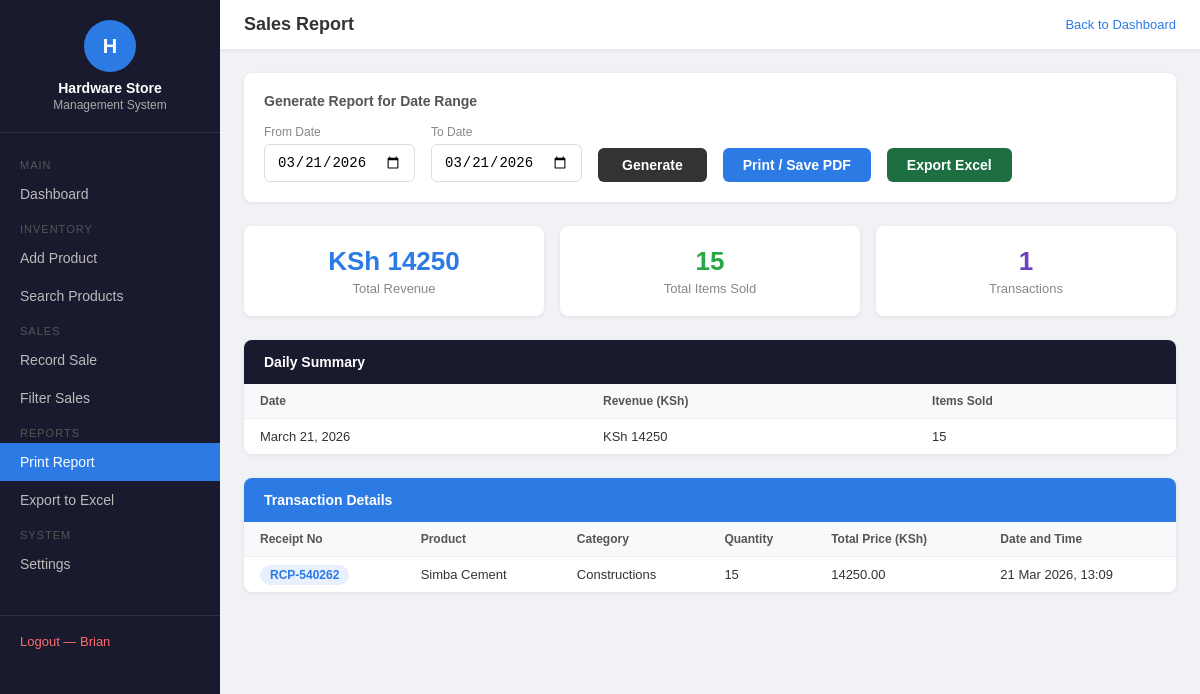
The page /report/print/ (signed in) on the database its author committed.
### sales/models.py (models this page shows, shortened)
class Sale(models.Model):
    receipt = models.ForeignKey(Receipt, on_delete=models.CASCADE, null=True, blank=True, related_name='items')
    receipt_number = models.CharField(max_length=20, blank=True)
    product = models.ForeignKey(Product, on_delete=models.CASCADE)
    quantity_sold = models.IntegerField()
    date = models.DateTimeField(auto_now_add=True)
    total_price = models.DecimalField(max_digits=10, decimal_places=2, blank=True, null=True)

### inventory/models.py (models this page shows, shortened)
class Product(models.Model):
    name = models.CharField(max_length=200)
    category = models.ForeignKey(Category, on_delete=models.SET_NULL, null=True)
    supplier = models.ForeignKey(Supplier, on_delete=models.SET_NULL, null=True)
    price = models.DecimalField(max_digits=10, decimal_places=2)
    stock_quantity = models.IntegerField()
    reorder_level = models.IntegerField(default=5)

class Category(models.Model):
    name = models.CharField(max_length=100)
    def __str__(self):
        return self.name

### reports/views.py (the view)
# urls.py: path('report/print/', views.print_report, name='print_report'),
@login_required
def print_report(request):
    today = date.today()
    date_from = request.GET.get('date_from', str(today))
    date_to = request.GET.get('date_to', str(today))
    if '-' not in date_from:
        date_from = str(today)
    if '-' not in date_to:
        date_to = str(today)
    sales = Sale.objects.filter(
        date__date__gte=date_from,
        date__date__lte=date_to
    ).order_by('date')
    total_revenue = sales.aggregate(total=Sum('total_price'))['total'] or 0
    total_items = sales.aggregate(total=Sum('quantity_sold'))['total'] or 0
    daily = (
        sales.annotate(day=TruncDate('date'))
        .values('day')
        .annotate(revenue=Sum('total_price'), items=Sum('quantity_sold'))
        .order_by('day')
    )
    return render(request, 'reports/print_report.html', {
        'sales': sales,
        'total_revenue': total_revenue,
        'total_items': total_items,
        'daily': daily,
        'date_from': date_from,
        'date_to': date_to,
    })

### reports/templates/reports/print_report.html (shortened to what this page needs)
<!DOCTYPE html>
<html>
<head>
</head>
<body>
<div class="sidebar">
    <div class="sidebar-logo">
        <div class="icon">H</div>
        <h2>Hardware Store</h2>
        <p>Management System</p>
    </div>
    <div class="sidebar-menu">
        <div class="menu-label">Main</div>
        <a href="/dashboard/" class="menu-item">Dashboard</a>
        <div class="menu-label">Inventory</div>
        <a href="/product/add/" class="menu-item">Add Product</a>
        <a href="/search/" class="menu-item">Search Products</a>
        <div class="menu-label">Sales</div>
        <a href="/sale/record/" class="menu-item">Record Sale</a>
        <a href="/sales/filter/" class="menu-item">Filter Sales</a>
        <div class="menu-label">Reports</div>
        <a href="/report/print/" class="menu-item active">Print Report</a>
        <a href="/export/excel/" class="menu-item">Export to Excel</a>
        <div class="menu-label">System</div>
        <a href="/settings/" class="menu-item">Settings</a>
    </div>
    <div class="sidebar-footer">
        <a href="/accounts/logout/">Logout — {{ request.user.username }}</a>
    </div>
</div>
<div class="main">
    <div class="topbar no-print">
        <h3>Sales Report</h3>
        <a href="/dashboard/" style="color:#2c7be5; text-decoration:none; font-size:13px;">Back to Dashboard</a>
    </div>
    <div class="content">
        <div class="filter-card no-print">
            <h4>Generate Report for Date Range</h4>
            <form method="GET">
                <div class="filter-row">
                    <div class="filter-group">
                        <label>From Date</label>
                        <input type="date" name="date_from" value="{{ date_from }}">
                    </div>
                    <div class="filter-group">
                        <label>To Date</label>
                        <input type="date" name="date_to" value="{{ date_to }}">
                    </div>
                    <button type="submit" class="btn-generate">Generate</button>
                    <button type="button" class="btn-print" onclick="window.print()">Print / Save PDF</button>
                    <a href="/export/excel/?date_from={{ date_from }}&date_to={{ date_to }}" class="btn-excel">Export Excel</a>
                </div>
            </form>
        </div>
        <div class="summary">
            <div class="summary-card blue">
                <h2>KSh {{ total_revenue }}</h2>
                <p>Total Revenue</p>
            </div>
            <div class="summary-card green">
                <h2>{{ total_items }}</h2>
                <p>Total Items Sold</p>
            </div>
            <div class="summary-card purple">
                <h2>{{ sales.count }}</h2>
                <p>Transactions</p>
            </div>
        </div>
        <div class="panel">
            <div class="panel-header dark">Daily Summary</div>
            <table>
                <tr>
                    <th>Date</th>
                    <th>Revenue (KSh)</th>
                    <th>Items Sold</th>
                </tr>
                {% for day in daily %}
                <tr>
                    <td>{{ day.day }}</td>
                    <td>KSh {{ day.revenue }}</td>
                    <td>{{ day.items }}</td>
                </tr>
                {% empty %}
                <tr><td colspan="3" class="empty">No data for this period</td></tr>
                {% endfor %}
            </table>
        </div>
        <div class="panel">
            <div class="panel-header blue">Transaction Details</div>
            <table>
                <tr>
                    <th>Receipt No</th>
                    <th>Product</th>
                    <th>Category</th>
                    <th>Quantity</th>
                    <th>Total Price (KSh)</th>
                    <th>Date and Time</th>
                </tr>
                {% for sale in sales %}
                <tr>
                    <td><span class="badge badge-blue">{{ sale.receipt_number }}</span></td>
                    <td>{{ sale.product.name }}</td>
                    <td>{{ sale.product.category }}</td>
                    <td>{{ sale.quantity_sold }}</td>
                    <td>{{ sale.total_price }}</td>
                    <td>{{ sale.date|date:"d M Y, H:i" }}</td>
                </tr>
                {% empty %}
                <tr><td colspan="6" class="empty">No transactions for this period</td></tr>
                {% endfor %}
            </table>
        </div>
    </div>
</div>
</body>
</html>

### reports/templates/reports/print_report.html (style rules this page uses)
* { box-sizing: border-box; margin: 0; padding: 0; }
body { font-family: Arial, sans-serif; background: #f0f2f5; display: flex; }
.sidebar { width: 220px; min-height: 100vh; background: #1a1a2e; position: fixed; top: 0; left: 0; overflow-y: auto; }
.sidebar-logo { padding: 20px 16px; border-bottom: 1px solid rgba(255,255,255,0.1); text-align: center; }
.sidebar-logo .icon { width: 52px; height: 52px; background: #2c7be5; border-radius: 50%; display: flex; align-items: center; justify-content: center; color: white; font-weight: bold; font-size: 20px; margin: 0 auto 8px; }
.sidebar-logo h2 { color: white; font-size: 14px; }
.sidebar-logo p { color: #aaa; font-size: 12px; margin-top: 2px; }
.sidebar-menu { padding: 16px 0; }
.menu-label { color: #555; font-size: 11px; padding: 10px 20px 4px; text-transform: uppercase; letter-spacing: 1px; }
.menu-item { display: flex; align-items: center; gap: 10px; padding: 11px 20px; color: #bbb; text-decoration: none; font-size: 14px; }
.menu-item:hover, .menu-item.active { background: #2c7be5; color: white; }
.sidebar-footer { padding: 16px 20px; border-top: 1px solid rgba(255,255,255,0.1); margin-top: 16px; }
.sidebar-footer a { color: #ff6b6b; text-decoration: none; font-size: 13px; }
.main { margin-left: 220px; flex: 1; }
.topbar { background: white; padding: 14px 24px; display: flex; justify-content: space-between; align-items: center; box-shadow: 0 1px 4px rgba(0,0,0,0.08); }
.topbar h3 { color: #333; font-size: 18px; }
.content { padding: 24px; }
.filter-card { background: white; border-radius: 8px; box-shadow: 0 1px 4px rgba(0,0,0,0.08); padding: 20px; margin-bottom: 24px; }
.filter-card h4 { font-size: 14px; color: #555; margin-bottom: 16px; font-weight: 600; }
.filter-row { display: flex; gap: 16px; flex-wrap: wrap; align-items: flex-end; }
.filter-group { display: flex; flex-direction: column; gap: 5px; }
.filter-group label { font-size: 12px; color: #888; }
.filter-group input { padding: 9px 12px; border: 1px solid #ddd; border-radius: 6px; font-size: 14px; }
.btn-generate { padding: 9px 24px; background: #333; color: white; border: none; border-radius: 6px; cursor: pointer; font-size: 14px; font-weight: bold; }
.btn-print { padding: 9px 20px; background: #2c7be5; color: white; border: none; border-radius: 6px; cursor: pointer; font-size: 14px; font-weight: bold; }
.btn-excel { padding: 9px 20px; background: #1D6F42; color: white; border-radius: 6px; text-decoration: none; font-size: 14px; font-weight: bold; }
.summary { display: grid; grid-template-columns: repeat(3, 1fr); gap: 16px; margin-bottom: 24px; }
.summary-card { background: white; border-radius: 8px; box-shadow: 0 1px 4px rgba(0,0,0,0.08); padding: 20px; text-align: center; }
.summary-card h2 { font-size: 26px; font-weight: bold; margin-bottom: 4px; }
.summary-card p { font-size: 13px; color: #888; }
.summary-card.blue h2 { color: #2c7be5; }
.summary-card.green h2 { color: #28a745; }
.summary-card.purple h2 { color: #6f42c1; }
.panel { background: white; border-radius: 8px; box-shadow: 0 1px 4px rgba(0,0,0,0.08); overflow: hidden; margin-bottom: 24px; }
.panel-header { padding: 14px 20px; font-weight: bold; font-size: 14px; color: white; }
.panel-header.dark { background: #1a1a2e; }
.panel-header.blue { background: #2c7be5; }
table { width: 100%; border-collapse: collapse; font-size: 13px; }
th { background: #f8f9fa; color: #555; padding: 10px 16px; text-align: left; font-weight: 600; border-bottom: 1px solid #eee; font-size: 12px; }
td { padding: 10px 16px; border-bottom: 1px solid #f5f5f5; color: #333; }
tr:last-child td { border-bottom: none; }
.badge { padding: 3px 10px; border-radius: 20px; font-size: 12px; font-weight: bold; }
.badge-blue { background: #e8f0fe; color: #2c7be5; }

### rows shown on the page
Sale: day "March 21, 2026", revenue "14250", items "15", receipt_number "RCP-540262", product.name "Simba Cement", product.category "Constructions", quantity_sold "15", total_price "14250.00", date "21 Mar 2026, 13:09"

### other values the page prints
{{ request.user.username }} "Brian"
{{ total_revenue }} "14250"
{{ total_items }} "15"
{{ sales.count }} "1"
